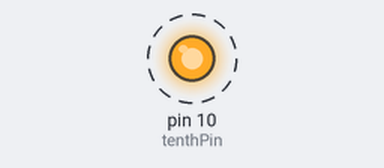
This sketch was run on a simulated Arduino Uno, built with avr-gcc and run on an emulated ATmega328P. Parts: output pins drawn as LEDs (lit = HIGH). Dashed ring = blinking.

Above: at 0.5 s.
Timing chart, 0 to 4.6 s (numbered marks = the images above):
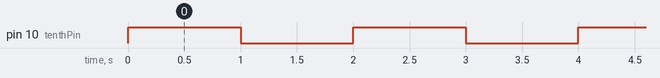

The sketch:

p2_led_pin.ino.ino
```cpp
int tenthPin = 10; // define digital pin 10.

void setup() {
  pinMode(tenthPin, OUTPUT);// define pin with LED connected as output.
}

void loop() {
  digitalWrite(tenthPin, HIGH); // set the LED on.
  delay(1000); // wait for a second.
  digitalWrite(tenthPin, LOW); // set the LED off.
  delay(1000); // wait for a second
}
```

Measured:
- by itself, pin 10 (tenthPin): alternates HIGH for 1.0 s and LOW for 1.0 s
